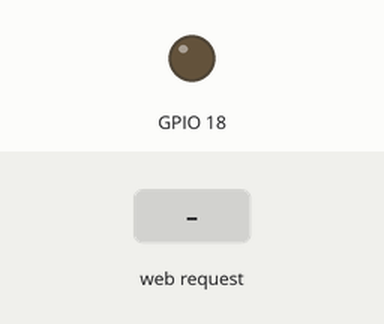
A sketch run on a simulated ESP32. Parts: output pins drawn as LEDs (lit = HIGH). The inputs (shaded band) are chosen by the test bench. WiFi joins after 1.5 s; servers stay silent unless stated; a WiFi scan finds three made-up networks; what the sketch prints to the serial monitor is not drawn.

Above: at 1.2 s.
1.3 s: HTTP request GET /ligar received
At 3.2 s:
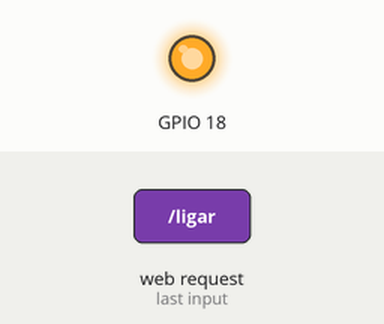
3.5 s: HTTP request GET /desligar received
At 4.5 s:
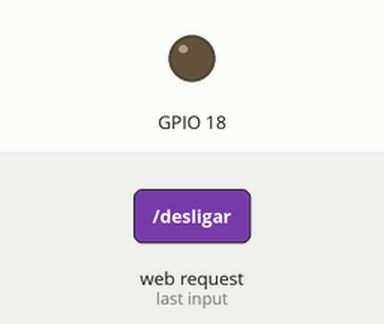
Timing chart, 0 to 6.5 s (numbered marks = the images above; inputs shaded):
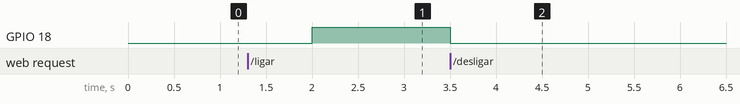

Measured:
- after the input at 1.3 s, GPIO 18: LOW → HIGH after 0.70 s
- after the input at 3.5 s, GPIO 18: HIGH → LOW at once

The sketch:

projeto_bomba_agua.ino
```cpp
#include <Arduino.h>
#include <WiFi.h>
#include <AsyncTCP.h>
#include <ESPAsyncWebSrv.h>
#include <ESP32Servo.h>

// Replace with your network credentials
const char* ssid     = "ESP32-Access-Point";
const char* password = "123456789";

const char* PARAM_INPUT_1 = "ssid";
const char* PARAM_INPUT_2 = "senha";
const char* PARAM_INPUT_3 = "input3";

// Set web server port number to 80
AsyncWebServer server(80);

// Variable to store the HTTP request
String header;

String index_html = "";
int isActive = 0;

// Set your Static IP address
IPAddress local_IP(192,168,100,117);
// Set your Gateway IP address
IPAddress gateway(192,168,100,1);

IPAddress subnet(255,255,255,0);
IPAddress primaryDNS(8, 8, 8, 8);   //optional
IPAddress secondaryDNS(8, 8, 4, 4); //optional

void createHtmlConfigurePage(){
  index_html = index_html + "<!DOCTYPE html>";
  index_html = index_html + "<html lang='pt-BR'>";
  index_html = index_html + "<head>";
  index_html = index_html + "<meta charset='UTF-8'>";
  index_html = index_html + "<meta name='viewport' content='width=device-width, initial-scale=1.0'>";
  index_html = index_html + "<title>Peixonauta2000</title>";
  index_html = index_html + "<style>";
  index_html = index_html + "*{/";
  index_html = index_html + "padding: 0;";
  index_html = index_html + "box-sizing: border-box;";
  index_html = index_html + "margin: 0;";
  index_html = index_html + "}";
  index_html = index_html + "main{";
  index_html = index_html + "display: flex;";
  index_html = index_html + "background-color: #222324;";
  index_html = index_html + "height: 100vh;";
  index_html = index_html + "justify-content: center;";
  index_html = index_html + "align-items: center;";
  index_html = index_html + "}";
  index_html = index_html + "#form{";
  index_html = index_html + "background-color: #fff;";
  index_html = index_html + "padding: 3em 2em;";
  index_html = index_html + "border-radius: 20px;";
  index_html = index_html + "}";
  index_html = index_html + "#form h1{";
  index_html = index_html + "font-family: Arial, Helvetica, sans-serif;";
  index_html = index_html + "font-size: 22pt;";
  index_html = index_html + "margin-bottom: 20px;";
  index_html = index_html + "}";
  index_html = index_html + "form{";
  index_html = index_html + "display: flex;";
  index_html = index_html + "flex-direction: column;";
  index_html = index_html + "gap: 20px;";
  index_html = index_html + "}";
  index_html = index_html + "form .input{";
  index_html = index_html + "display: flex;";
  index_html = index_html + "flex-direction: column;";
  index_html = index_html + "gap: 5px;";
  index_html = index_html + "}";
  index_html = index_html + "form .input label{";
  index_html = index_html + "font-family: Arial, Helvetica, sans-serif;";
  index_html = index_html + "font-weight: 500;";
  index_html = index_html + "}";
  index_html = index_html + "form .input input{";
  index_html = index_html + "background-color: #848483;";
  index_html = index_html + "border: none;";
  index_html = index_html + "padding: 5px 10px;";
  index_html = index_html + "border-radius: 5px;";
  index_html = index_html + "}";
  index_html = index_html + "form .input select{";
  index_html = index_html + "background-color: #848483;";
  index_html = index_html + "border: none;";
  index_html = index_html + "padding: 5px 10px;";
  index_html = index_html + "border-radius: 5px;";
  index_html = index_html + "color: #000;";
  index_html = index_html + "font-weight: 600;";
  index_html = index_html + "}";
  index_html = index_html + "form .input input[type='submit']{";
  index_html = index_html + "background-color: #848483;";
  index_html = index_html + "border: none;";
  index_html = index_html + "padding: 10px 10px;";
  index_html = index_html + "border-radius: 5px;";
  index_html = index_html + "font-weight: 600;";
  index_html = index_html + "font-size: 13pt;";
  index_html = index_html + "}";
  index_html = index_html + "</style>";
  index_html = index_html + "</head>";
  index_html = index_html + "<body>";
  index_html = index_html + "<main>";
  index_html = index_html + "<div id='form'>";
  index_html = index_html + "<h1>Faça Login na sua Rede</h1>";
  index_html = index_html + "<form action='/get'>";
  index_html = index_html + "<div class='input'>";
  index_html = index_html + "<label for=''>SSID:</label>";
  index_html = index_html + "<select name='ssid' id=''>";
  index_html = index_html + "<option value='-'>Selecione sua rede</option>";
  int n = WiFi.scanNetworks();
  Serial.println("scan done");
  if (n == 0) {
      Serial.println("no networks found");
  } else {
    Serial.print(n);
    Serial.println(" networks found");
    for (int i = 0; i < n; ++i) {
      index_html = index_html + "<option value='"+WiFi.SSID(i)+"'>"+WiFi.SSID(i)+"</option>";
      // Print SSID and RSSI for each network found
      //Serial.print(i + 1);
      //Serial.print(": ");
      // Serial.print(WiFi.SSID(i));
      //Serial.print(" (");
      //Serial.print(WiFi.RSSI(i));
      //Serial.print(")");
      //Serial.println((WiFi.encryptionType(i) == WIFI_AUTH_OPEN)?" ":"*");
      //delay(10);
    }
  }
  index_html = index_html + "</select>";
  index_html = index_html + "</div>";
  index_html = index_html + "<div class='input'>";
  index_html = index_html + "<label for=''>Senha:</label>";
  index_html = index_html + "<input type='password' name='senha' id=''>";
  index_html = index_html + "</div>";
  index_html = index_html + "<div class='input'>";
  index_html = index_html + "<input type='submit' name='' id=''>";
  index_html = index_html + "</div>";
  index_html = index_html + "</form>";
  index_html = index_html + "</div>";
  index_html = index_html + "</main>";
  index_html = index_html + "</body>";
  index_html = index_html + "</html>";
}

void setup() {
  Serial.begin(115200);

  pinMode(18, OUTPUT);
  digitalWrite(18, LOW);

  // Configures static IP address
  if (!WiFi.config(local_IP, gateway, subnet, primaryDNS, secondaryDNS)) {
    Serial.println("STA Failed to configure");
  }
  // Connect to Wi-Fi network with SSID and password
  Serial.print("Setting AP (Access Point)…");
  // Remove the password parameter, if you want the AP (Access Point) to be open

  WiFi.softAP(ssid, password);

  server.on("/", HTTP_GET, [](AsyncWebServerRequest *request){
    request->send(200, "text/html", index_html);
    index_html = "";
  });

  // Send a GET request to <ESP_IP>/get?input1=<inputMessage>
  server.on("/get", HTTP_GET, [] (AsyncWebServerRequest *request) {
    String inputMessage;
    String inputParam;

    String ssidLocal = "";
    String senha = "";
    // GET input1 value on <ESP_IP>/get?input1=<inputMessage>
    if (request->hasParam(PARAM_INPUT_1)) {
      ssidLocal = request->getParam(PARAM_INPUT_1)->value();
      inputParam = PARAM_INPUT_1;
    }
    // GET input2 value on <ESP_IP>/get?input2=<inputMessage>
    if (request->hasParam(PARAM_INPUT_2)) {
      senha = request->getParam(PARAM_INPUT_2)->value();
      inputParam = PARAM_INPUT_2;
    } else {
      inputMessage = "No message sent";
      inputParam = "none";
    }
    Serial.println(inputMessage);

    if(ssidLocal != "" && senha != ""){
      WiFi.disconnect();
      WiFi.begin(ssidLocal, senha);
      if (WiFi.waitForConnectResult() != WL_CONNECTED) {
        Serial.println("WiFi Failed!");
        request->send(200, "text/html", "Erro ao conectar na internet!");
        return;
      }

      request->send(200, "text/html", "Conectado com Sucesso!");
    }

  });

  server.on("/ligar", HTTP_GET, [](AsyncWebServerRequest *request){
    isActive = 1;
    request->send(200, "text/html", "ok");
  });

  server.on("/desligar", HTTP_GET, [](AsyncWebServerRequest *request){
    isActive = 0;
    request->send(200, "text/html", "ok");
  });

  server.begin();
}

void loop(){
  if(index_html == ""){
    createHtmlConfigurePage();
  }

  if(isActive == 1){
    digitalWrite(18, HIGH);
  } else if(isActive == 0){
    digitalWrite(18, LOW);
  }
}
```
